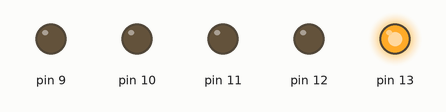
This sketch was run on a simulated Arduino Uno, built with avr-gcc and run on an emulated ATmega328P. Parts: output pins drawn as LEDs (lit = HIGH).

Above: at 0.03 s.
At 0.38 s:
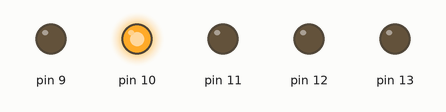
At 0.73 s:
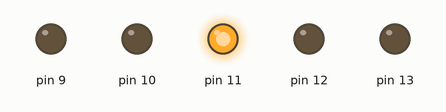
At 1.43 s:
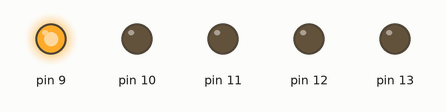
At 2.9 s:
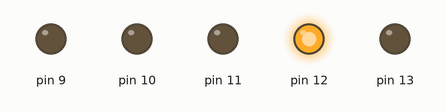
Timing chart, 0 to 3.2 s (numbered marks = the images above):
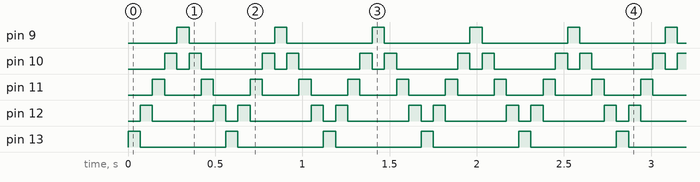

Measured:
- by itself, pin 9, pin 13: alternates HIGH for 0.07 s and LOW for 0.49 s
- by itself, pin 10: repeats every 0.56 s: LOW 0.07 s, HIGH 0.07 s, LOW 0.35 s, HIGH 0.07 s
- by itself, pin 11: alternates HIGH for 0.07 s and LOW for 0.21 s
- by itself, pin 12: repeats every 0.56 s: LOW 0.35 s, HIGH 0.07 s, LOW 0.07 s, HIGH 0.07 s

The sketch:

testesuper.ino
```cpp
/**
 * teste de 5 leds com efeito
 */
void setup() {
  for(int i=13; i>8; i--){
  pinMode(i, OUTPUT);
  }
}

void loop() {
  int efeito = 70;
  for (int i=13; i>=9; i--){
    digitalWrite(i, HIGH);
    delay(efeito);
    digitalWrite(i, LOW);
  }
  for (int i=10; i<=12; i++){
    digitalWrite(i, HIGH);
    delay(efeito);
    digitalWrite(i, LOW);
  }
}
```
